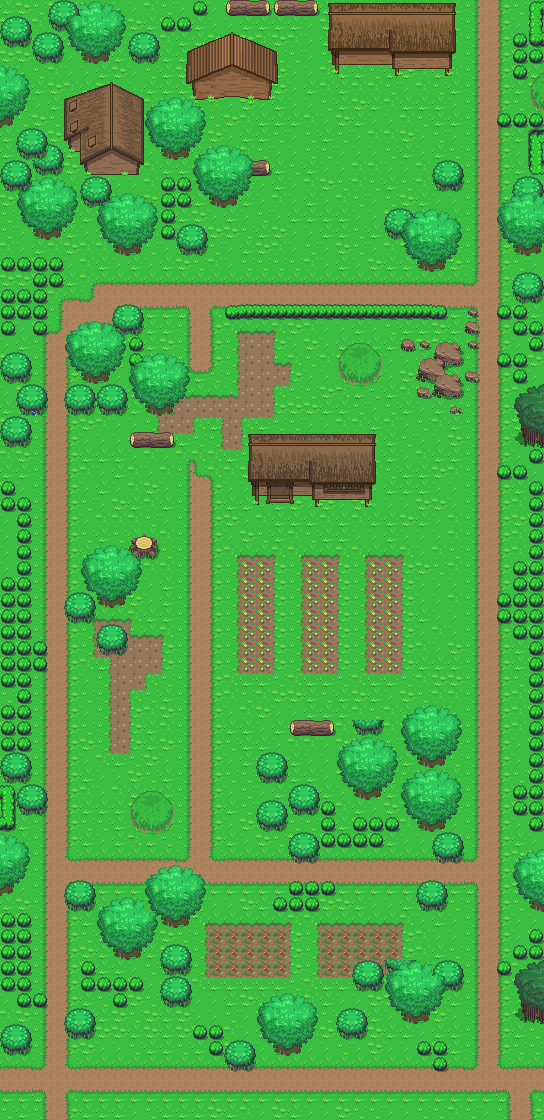

Below is a game level as drawn by its tile map, then a one-line description and the .tmx that defines it (tile-layer data replaced by summaries):
An orthogonal 34x70 tile map with 16x16 px tiles, 10 tile layers (Base, Cliff, Objects 1, Plants 1, ...), 2 tilesets.

<map version="1.0.0" orientation="orthogonal" renderorder="left-down" width="34" height="70" tilewidth="16" tileheight="16" nextobjectid="1">
 <tileset firstgid="1" source="../Tileset/Overworld.tsx" />
 <tileset firstgid="1729" source="../Tileset/Building.tsx" />
 <layer name="Base" width="34" height="70">
  <data>[2380 cells, 2380 non-empty, 48 distinct tile ids]</data>
 </layer>
 <layer name="Cliff" width="34" height="70">
  <data>[2380 cells, 0 non-empty, 0 distinct tile ids]</data>
 </layer>
 <layer name="Objects 1" width="34" height="70">
  <data>[2380 cells, 18 non-empty, 11 distinct tile ids]</data>
 </layer>
 <layer name="Plants 1" width="34" height="70">
  <data>[2380 cells, 86 non-empty, 8 distinct tile ids]</data>
 </layer>
 <layer name="Buildings 1" width="34" height="70">
  <data>[2380 cells, 125 non-empty, 125 distinct tile ids]</data>
 </layer>
 <layer name="Buildings 2" width="34" height="70">
  <data>[2380 cells, 0 non-empty, 0 distinct tile ids]</data>
 </layer>
 <layer name="Objects 2" width="34" height="70">
  <data>[2380 cells, 0 non-empty, 0 distinct tile ids]</data>
 </layer>
 <layer name="Plants 2" width="34" height="70">
  <data>[2380 cells, 213 non-empty, 15 distinct tile ids]</data>
 </layer>
 <layer name="Above Player" width="34" height="70">
  <properties>
   <property name="unity:sortingLayerName" value="AbovePlayer" />
  </properties>
  <data>[2380 cells, 263 non-empty, 43 distinct tile ids]</data>
 </layer>
 <layer name="endblock" width="34" height="70">
  <data>[2380 cells, 115 non-empty, 30 distinct tile ids]</data>
 </layer>
</map>
